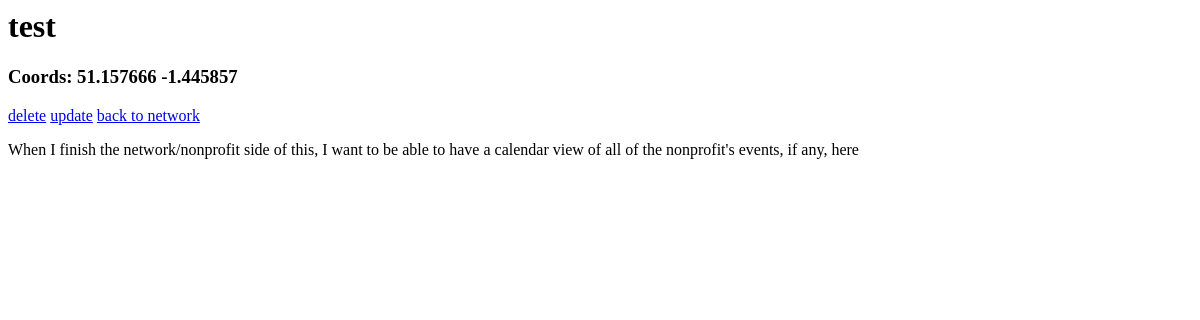
/network/park-city-utah/test/, run on an earlier commit of the app's database.
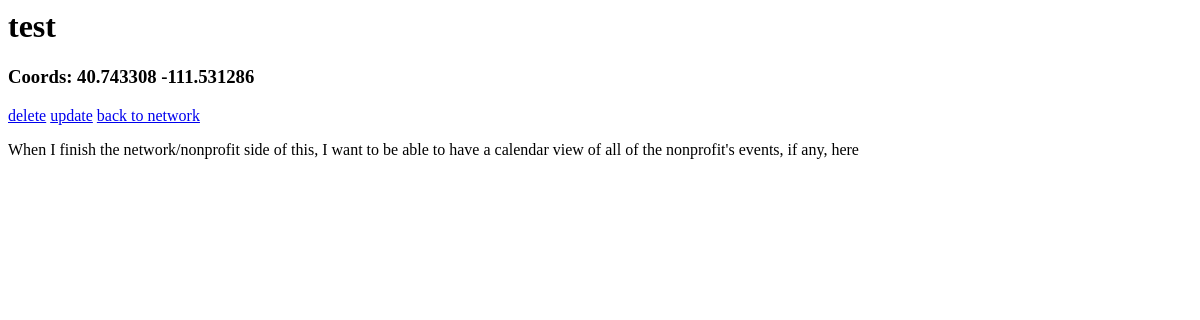
And on a later commit of the database.
### network/models.py (models this page shows, shortened)
class Nonprofit(models.Model):
	network = models.ForeignKey(Network, on_delete=models.CASCADE) #Each nonprofit belongs to one network
	pub_date = models.DateTimeField('date published', default=timezone.now)
	title = models.CharField(max_length=75, help_text="Enter the network name")
	src_link = models.URLField(max_length=200, help_text="Enter a url for an image representing the network location", blank=True)
	src_file = models.ImageField(upload_to='nonprofit_images', help_text = "Submit a file for an image representing the network location", height_field=None, width_field=None, max_length=100, blank=True)
	website = models.URLField(max_length=200, help_text="Enter the nonprofit website url, if applicable", null=True, blank=True)
	phone = models.CharField(max_length=12, help_text="Enter a phone number in the format 111-111-1111", null=True, blank=True) #for now, I'm using a charfield but in the future I should use a phonenumber field from a library
	address = models.CharField(max_length=100, help_text="Enter the nonprofit address, if applicable", null=True, blank=True)
	email = models.EmailField(max_length=254, help_text="Please enter a relevant email for volunteering, if applicable", null = True, blank=True)
	lat = models.DecimalField(max_digits=9, decimal_places=6, null = True, blank=True)
	lon = models.DecimalField(max_digits=9, decimal_places=6, null = True, blank=True)
	tags = models.ManyToManyField(Tag, blank=True)
	flagged = models.BooleanField(default=False)
	slug = models.SlugField(max_length=100, blank=True)
	class Meta:
		constraints = [
			models.UniqueConstraint(fields= ['network','title'], name='unique_np_naming'),
		]
	def was_flagged(self):
		return self.flagged
	was_flagged.admin_order_field = 'flagged'
	was_flagged.boolean = True
	was_flagged.short_description = 'Flagged / Reported?'

### network/views.py (the view)
# urls.py: path('<slug:network>/<slug:slug>/', views.NonDetailView.as_view(), name='detailnon'), #nonprofit detail view
class NonDetailView(generic.DetailView):
    model = Nonprofit
    template_name = 'network/non.html'
    def get_queryset(self):
        return Nonprofit.objects.filter(network__slug=self.kwargs['network'])

### network/templates/network/non.html (shortened to what this page needs)
<h1>{{ nonprofit.title }}</h1>
<h3>Coords: {{ nonprofit.lat }} {{ nonprofit.lon }}</h3>
<a href="{% url 'network:deletenon' nonprofit.network.slug nonprofit.slug %}">delete</a>
<a href="{% url 'network:updatenon' nonprofit.network.slug nonprofit.slug %}">update</a>
<a href="{% url 'network:detail' nonprofit.network.slug %}">back to network</a>
<p>When I finish the network/nonprofit side of this, I want to be able to have a calendar view of all of the nonprofit's events, if any, here</p>

What changed in the data, as far as the page shows it:
changed Nonprofit "test": lat "51.157666" → "40.743308"; lon "-1.445857" → "-111.531286"
